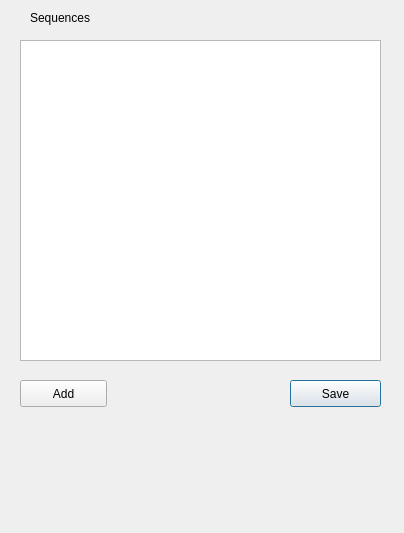
<?xml version="1.0" encoding="UTF-8"?>
<ui version="4.0">
 <class>SpriteSequences</class>
 <widget class="QDialog" name="SpriteSequences">
  <property name="geometry">
   <rect>
    <x>0</x>
    <y>0</y>
    <width>404</width>
    <height>533</height>
   </rect>
  </property>
  <property name="windowTitle">
   <string>Sprite Sequences</string>
  </property>
  <widget class="QListWidget" name="sequenceList">
   <property name="geometry">
    <rect>
     <x>20</x>
     <y>40</y>
     <width>361</width>
     <height>321</height>
    </rect>
   </property>
  </widget>
  <widget class="QLabel" name="label">
   <property name="geometry">
    <rect>
     <x>30</x>
     <y>10</y>
     <width>91</width>
     <height>16</height>
    </rect>
   </property>
   <property name="text">
    <string>Sequences</string>
   </property>
  </widget>
  <widget class="QPushButton" name="saveButton">
   <property name="geometry">
    <rect>
     <x>290</x>
     <y>380</y>
     <width>91</width>
     <height>27</height>
    </rect>
   </property>
   <property name="text">
    <string>Save</string>
   </property>
  </widget>
  <widget class="QPushButton" name="addButton">
   <property name="geometry">
    <rect>
     <x>20</x>
     <y>380</y>
     <width>87</width>
     <height>27</height>
    </rect>
   </property>
   <property name="text">
    <string>Add</string>
   </property>
  </widget>
 </widget>
 <resources/>
 <connections/>
</ui>
